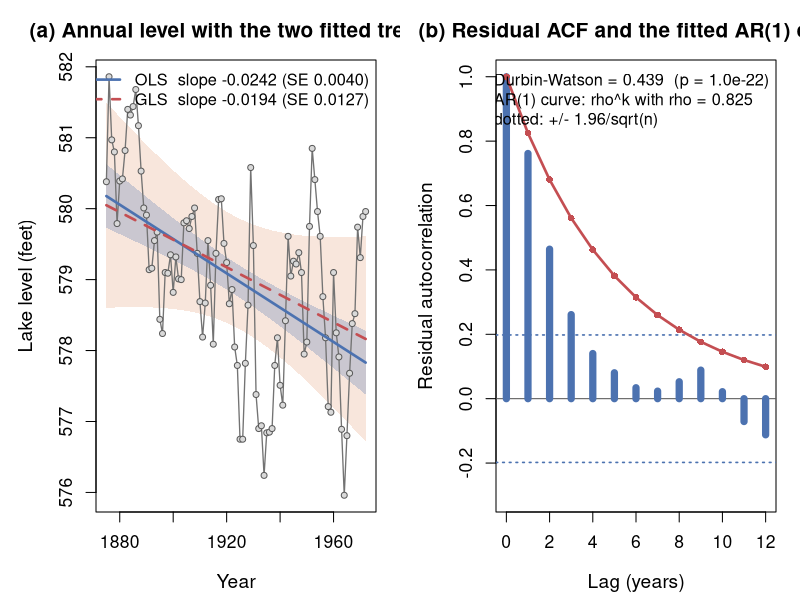

The R script that drew this image:
# Date        : 2026-08-28
# Description : Worked GLS example for chapter 6 (Weighted Regression) of the KINS
#               lecture. Lake Huron annual water level 1875-1972 (n = 98) is a
#               monitoring series whose OLS residuals carry very strong positive
#               autocorrelation, so it shows the point of GLS without the
#               ambiguity of a weakly correlated data set.
#               The script (1) fits the OLS trend, (2) measures the
#               autocorrelation with the Durbin-Watson test and the residual ACF,
#               (3) estimates rho three independent ways that must agree
#               (Cochrane-Orcutt iteration, ML, REML), (4) fits GLS and
#               cross-checks nlme::gls against a hand-coded matrix solve, and
#               (5) draws the two panels used on the slide.
#               Every number printed here is reported on the slides.
#               Data source: datasets::LakeHuron, shipped with base R. R's help
#               page cites Brockwell & Davis (1991) Time Series: Theory and
#               Methods, 2nd ed., p. 555, and Brockwell & Davis (1996)
#               Introduction to Time Series and Forecasting, sections 5.1 / 7.6.
# File        : gls-lakehuron-autocorrelation.R

library(nlme)

## ---------------------------------------------------------------------------
## 0. Paths and data
## ---------------------------------------------------------------------------
out_dir <- "g:/Projects/regression-lecture-note/output/agent/2026-08-28"
dir.create(out_dir, showWarnings = FALSE, recursive = TRUE)

lh <- data.frame(year  = as.numeric(time(LakeHuron)),
                 level = as.numeric(LakeHuron))
n  <- nrow(lh)
cat("=== data ===\n")
cat("n =", n, " years", min(lh$year), "-", max(lh$year),
    " level range", round(range(lh$level), 2), "feet\n")
cat("years are consecutive:", all(diff(lh$year) == 1), "\n\n")

## ---------------------------------------------------------------------------
## 1. OLS trend
## ---------------------------------------------------------------------------
fit_ols <- lm(level ~ year, data = lh)
s_ols   <- summary(fit_ols)
cat("=== 1. OLS: level ~ year ===\n")
print(signif(s_ols$coefficients, 6))
cat("residual SE =", round(s_ols$sigma, 4), " df =", s_ols$df[2],
    " R^2 =", round(s_ols$r.squared, 4), "\n")
ci_ols <- confint(fit_ols)["year", ]
cat("OLS 95% CI for the slope:", round(ci_ols, 6), "\n\n")

## ---------------------------------------------------------------------------
## 2. How strong is the autocorrelation?
## ---------------------------------------------------------------------------
e  <- residuals(fit_ols)
r1 <- sum(e[-1] * e[-n]) / sum(e^2)
DW <- sum(diff(e)^2) / sum(e^2)
dwe <- lmtest::dwtest(fit_ols, alternative = "greater")
ac  <- acf(e, plot = FALSE, lag.max = 12)$acf[, , 1]
cat("=== 2. autocorrelation of the OLS residuals ===\n")
cat("lag-1 autocorrelation r1 =", round(r1, 6), "\n")
cat("Durbin-Watson  DW        =", round(DW, 6),
    "  exact p =", signif(dwe$p.value, 4), "\n")
cat("residual ACF, lags 1-6   :", round(ac[2:7], 4), "\n")
runs <- sum(diff(sign(e)) != 0) + 1
cat("runs of one sign         :", runs, "in", n, "residuals\n\n")

## ---------------------------------------------------------------------------
## 3. Estimate rho three ways. If they disagree the example is not safe to use,
##    so this block is the screening test as much as it is a calculation.
## ---------------------------------------------------------------------------
X <- model.matrix(fit_ols)
y <- lh$level
p <- ncol(X)

gls_by_hand <- function(rho) {
  V    <- rho^abs(outer(seq_len(n), seq_len(n), "-"))
  Vinv <- solve(V)
  XtVX <- t(X) %*% Vinv %*% X
  beta <- solve(XtVX, t(X) %*% Vinv %*% y)
  res  <- y - X %*% beta
  s2   <- as.numeric(t(res) %*% Vinv %*% res) / (n - p)
  list(beta = drop(beta), se = sqrt(diag(s2 * solve(XtVX))),
       vcov = s2 * solve(XtVX), s2 = s2, rho = rho)
}

## 3a. Cochrane-Orcutt: start from the residual r1 and iterate to a fixed point
rho_co <- r1
for (k in 1:200) {
  g      <- gls_by_hand(rho_co)
  res    <- y - X %*% g$beta
  rho_nw <- sum(res[-1] * res[-n]) / sum(res^2)
  if (abs(rho_nw - rho_co) < 1e-11) { rho_co <- rho_nw; break }
  rho_co <- rho_nw
}
## 3b/3c. nlme::gls estimates rho jointly with beta
fit_ml   <- gls(level ~ year, data = lh, correlation = corAR1(form = ~ year),
                method = "ML")
fit_reml <- gls(level ~ year, data = lh, correlation = corAR1(form = ~ year),
                method = "REML")
rho_ml   <- as.numeric(coef(fit_ml$modelStruct$corStruct,   unconstrained = FALSE))
rho_reml <- as.numeric(coef(fit_reml$modelStruct$corStruct, unconstrained = FALSE))
cat("=== 3. three estimates of rho ===\n")
cat("Cochrane-Orcutt :", round(rho_co, 6), " (", k, "iterations )\n")
cat("ML              :", round(rho_ml, 6), "\n")
cat("REML            :", round(rho_reml, 6), "\n")
cat("spread          :", round(max(rho_co, rho_ml, rho_reml) -
                               min(rho_co, rho_ml, rho_reml), 6), "\n\n")

## ---------------------------------------------------------------------------
## 4. GLS results, and a cross-check of nlme::gls against the matrix solve
## ---------------------------------------------------------------------------
g_reml <- gls_by_hand(rho_reml)
cat("=== 4. cross-check at rho =", round(rho_reml, 6), "===\n")
print(signif(rbind(hand = g_reml$beta, nlme = coef(fit_reml)), 6))
cat("max abs difference in beta =", max(abs(g_reml$beta - coef(fit_reml))), "\n")
cat("hand SE :", signif(g_reml$se, 6), "\n")
cat("nlme SE :", signif(sqrt(diag(vcov(fit_reml))), 6), "\n\n")

s_reml <- summary(fit_reml)$tTable
cat("=== 5. OLS vs GLS ===\n")
cmp <- data.frame(
  term   = c("(Intercept)", "year"),
  ols    = s_ols$coefficients[, 1],
  ols_se = s_ols$coefficients[, 2],
  ols_t  = s_ols$coefficients[, 3],
  ols_p  = s_ols$coefficients[, 4],
  gls    = s_reml[, 1],
  gls_se = s_reml[, 2],
  gls_t  = s_reml[, 3],
  gls_p  = s_reml[, 4],
  row.names = NULL)
print(cbind(cmp[1], signif(cmp[-1], 5)))
cat("\nSE ratio GLS/OLS:", round(cmp$gls_se / cmp$ols_se, 4), "\n")

## 95% confidence intervals for the slope. GLS uses n - p degrees of freedom,
## which is what summary.gls reports.
tq     <- qt(0.975, n - p)
ci_gls <- s_reml["year", 1] + c(-1, 1) * tq * s_reml["year", 2]
cat("slope 95% CI, OLS:", round(ci_ols, 6),
    " width", round(diff(ci_ols), 6), "\n")
cat("slope 95% CI, GLS:", round(ci_gls, 6),
    " width", round(diff(ci_gls), 6), "\n")
cat("CI width ratio   :", round(diff(ci_gls) / diff(ci_ols), 4), "\n\n")

## 6. Does the AR(1) term earn its place?
fit_ml0 <- gls(level ~ year, data = lh, method = "ML")
lrt     <- anova(fit_ml0, fit_ml)
cat("=== 6. likelihood ratio test for rho = 0 ===\n")
print(lrt)
cat("\n")

## 7. Autocorrelation left after the GLS transform
P <- diag(n); P[1, 1] <- sqrt(1 - rho_reml^2)
for (i in 2:n) { P[i, i] <- 1; P[i, i - 1] <- -rho_reml }
res_w <- as.numeric(P %*% (y - X %*% g_reml$beta))
cat("=== 7. after the GLS transform ===\n")
cat("check P'P = (1-rho^2) V^-1  max abs error =",
    max(abs(t(P) %*% P - (1 - rho_reml^2) *
              solve(rho_reml^abs(outer(1:n, 1:n, "-"))))), "\n")
cat("lag-1 autocorrelation of the transformed residuals =",
    round(sum(res_w[-1] * res_w[-n]) / sum(res_w^2), 6), "\n\n")

## ---------------------------------------------------------------------------
## 8. Figure: (a) the series with both fits and their 95% bands,
##            (b) the residual ACF against the fitted AR(1) curve
## ---------------------------------------------------------------------------
band <- function(vc, beta) {
  xs <- seq(min(lh$year), max(lh$year), length.out = 200)
  X0 <- cbind(1, xs)
  fit <- as.numeric(X0 %*% beta)
  se  <- sqrt(rowSums((X0 %*% vc) * X0))
  list(x = xs, fit = fit, lo = fit - tq * se, hi = fit + tq * se)
}
b_ols <- band(vcov(fit_ols), coef(fit_ols))
b_gls <- band(vcov(fit_reml), coef(fit_reml))

png(file.path(out_dir, "fig-m06-gls-lakehuron.png"),
    width = 2100, height = 840, res = 150)
op <- par(mfrow = c(1, 2), mar = c(4.4, 4.8, 3.0, 1.2), cex.axis = 1.05,
          cex.lab = 1.15, cex.main = 1.25)

## (a) the series, the two fitted trends and their 95% confidence bands
plot(lh$year, lh$level, type = "n", xlab = "Year", ylab = "Lake level (feet)",
     main = "(a) Annual level with the two fitted trends",
     ylim = range(lh$level, b_gls$lo, b_gls$hi))
polygon(c(b_gls$x, rev(b_gls$x)), c(b_gls$lo, rev(b_gls$hi)),
        col = "#DD845233", border = NA)
polygon(c(b_ols$x, rev(b_ols$x)), c(b_ols$lo, rev(b_ols$hi)),
        col = "#4C72B044", border = NA)
lines(lh$year, lh$level, col = "grey45", lwd = 1.3)
points(lh$year, lh$level, pch = 21, bg = "grey85", col = "grey35", cex = 0.8)
lines(b_ols$x, b_ols$fit, col = "#4C72B0", lwd = 2.6)
lines(b_gls$x, b_gls$fit, col = "#C44E52", lwd = 2.6, lty = 2)
legend("topright", bty = "n", cex = 0.98, lwd = 2.6, lty = c(1, 2),
       col = c("#4C72B0", "#C44E52"),
       legend = c(sprintf("OLS  slope %.4f (SE %.4f)",
                          coef(fit_ols)[2], s_ols$coefficients[2, 2]),
                  sprintf("GLS  slope %.4f (SE %.4f)",
                          coef(fit_reml)[2], s_reml[2, 2])))

## (b) residual ACF with the AR(1) curve rho^k drawn through it
L <- 12
plot(0:L, ac[1:(L + 1)], type = "n", xlab = "Lag (years)",
     ylab = "Residual autocorrelation", ylim = c(-0.3, 1),
     main = "(b) Residual ACF and the fitted AR(1) curve")
abline(h = 0, col = "grey35")
abline(h = c(-1, 1) * 1.96 / sqrt(n), col = "#4C72B0", lty = 3, lwd = 1.6)
segments(0:L, 0, 0:L, ac[1:(L + 1)], lwd = 7, col = "#4C72B0")
lines(0:L, rho_reml^(0:L), col = "#C44E52", lwd = 2.6)
points(0:L, rho_reml^(0:L), pch = 16, col = "#C44E52", cex = 0.9)
legend("topright", bty = "n", cex = 0.98,
       legend = c(sprintf("Durbin-Watson = %.3f  (p = %.1e)", DW, dwe$p.value),
                  sprintf("AR(1) curve: rho^k with rho = %.3f", rho_reml),
                  "dotted: +/- 1.96/sqrt(n)"))
par(op)
dev.off()
cat("figure written:", file.path(out_dir, "fig-m06-gls-lakehuron.png"), "\n")
